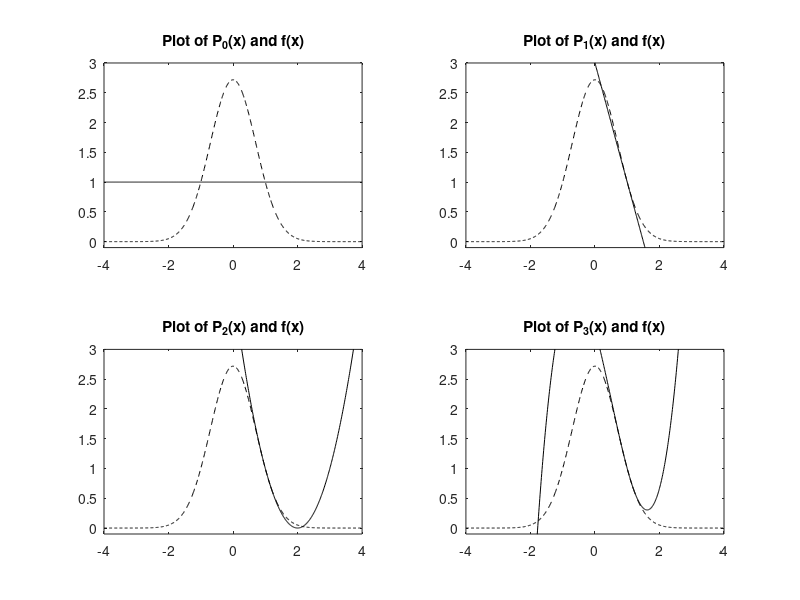

Reproduce this figure in MATLAB.
x_0=1;
f=@(x) exp(1-x.^2);
fp=@(x) (-2*x).*exp(1-x.^2);
fpp=@(x) (4*x.^2-2).*exp(1-x.^2);
fppp=@(x) (12*x-8*x.^3).*exp(1-x.^2);

x=[-4:.01:4];



p_0=@(x) f(x_0)+x-x;
p_1=@(x) p_0(x)+fp(x_0).*(x-x_0);
p_2=@(x) p_1(x)+1/2*fpp(x_0).*(x-x_0).^2;
p_3=@(x) p_2(x)+1/6*fppp(x_0).*(x-x_0).^3;
y=[p_0(x); p_1(x); p_2(x); p_3(x)];


for i=1:4
	subplot(2,2,i);
	plot(x,f(x),'k--',x,y(i,:),'k-');
	axis([-4,4,-.1,3]);
	title(strcat("Plot of P_",num2str(i-1),"(x) and f(x)"))
end

saveas(gcf,"q5fig.jpg");
